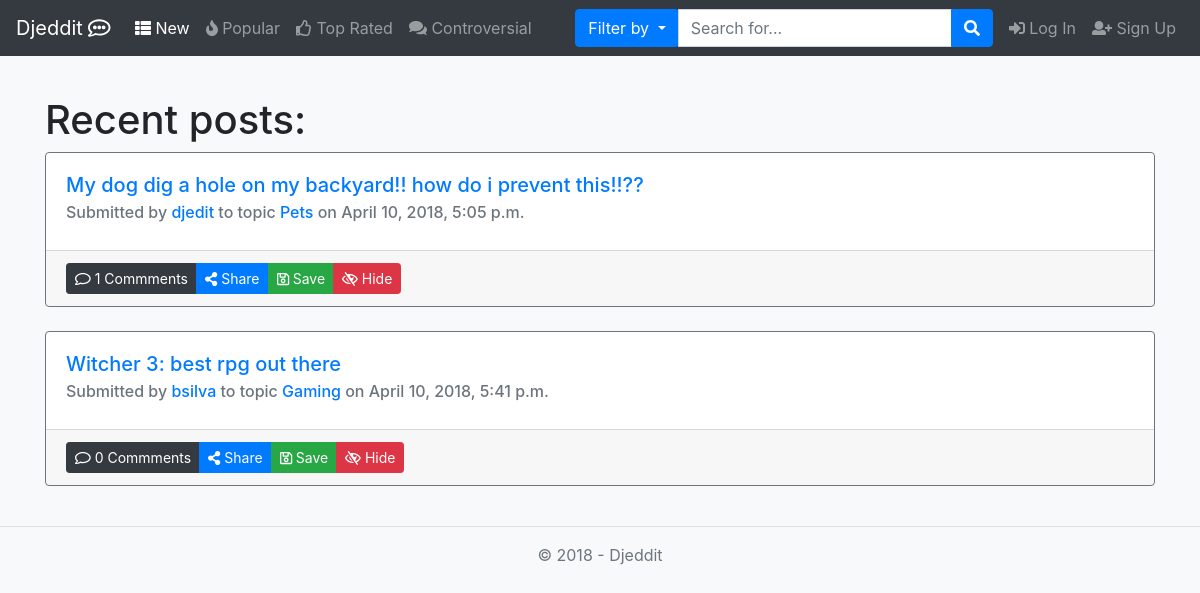
The app's page /, older data.
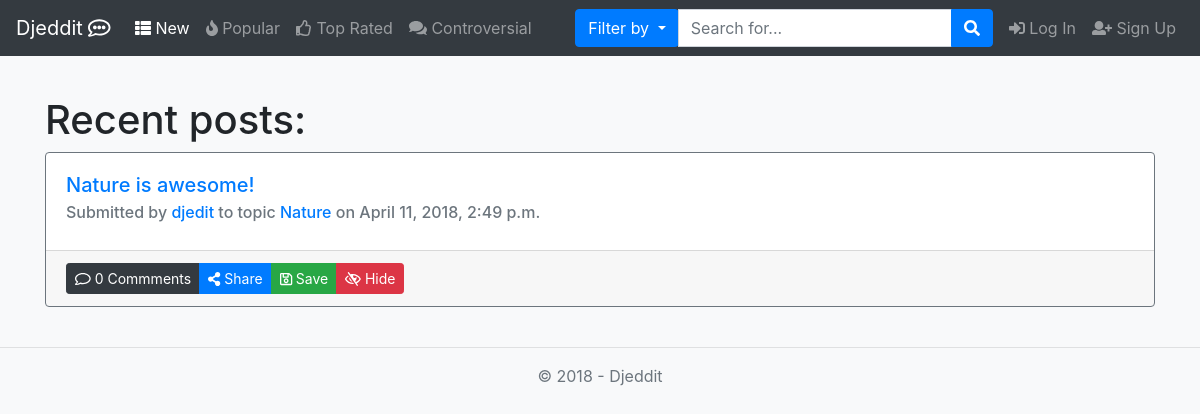
The same page, newer data.
### app/models.py (models this page shows, shortened)
class Post(models.Model):
    topic = models.ForeignKey(Topic, on_delete=models.CASCADE)
    title = models.CharField(max_length=120, blank=False)  # campo obrigatório
    content = models.CharField(max_length=100000, blank=False)
    clicks = models.IntegerField(blank=False, default=0)
    userUpVotesPost = models.ManyToManyField(Profile, related_name='post_user_up', blank=True)
    userDownVotesPost = models.ManyToManyField(Profile, related_name='post_user_down', blank=True)
    date = models.DateTimeField(auto_now=True)
    userOP = models.ForeignKey(User, on_delete=models.CASCADE)
    nComments = models.IntegerField(default=0, validators=[MinValueValidator(0)])

class Topic(models.Model):
    name = models.CharField(max_length=80, blank=False, primary_key=True)
    rules = models.CharField(max_length=500)
    description = models.CharField(max_length=300, blank=False)
    userCreator = models.ForeignKey(User, on_delete=models.CASCADE)
    nSubscribers = models.IntegerField(default=0, validators=[MinValueValidator(0)])
    creation_date = models.DateField(blank=False, default=datetime.now)

### app/views.py (the view)
# urls.py: path('', views.mainPage, name="home"),
def mainPage(request):
    tparams = {
        "posts": Post.objects.order_by("date"),
        'year': datetime.now().year,
        "nbar": "new"
    }
    return render(request, "home.html", tparams)

### templates/home.html (shortened to what this page needs)
{% extends 'layout.html' %}
{% block content %}
    <h1>Recent posts:</h1>
    {% for p in posts %}
        {% include "post_preview.html" with post=p%}
        <br>
    {% endfor %}
{% endblock %}

### templates/layout.html (shortened to what this page needs)
﻿<!DOCTYPE HTML>
<html lang="en">
    <head>
        {% load staticfiles %}
        <link rel="stylesheet" type="text/css" href="{% static 'content/bootstrap.min.css' %}"/>
        <link rel="stylesheet" type="text/css" href="{% static 'content/site.css' %}"/>
        <link rel="stylesheet" type="text/css" href="{% static 'content/bootstrap-notifications.css' %}"/>
    </head>
    <body class="fixed-nav sticky-footer bg-light">
        <nav class="navbar navbar-expand-xl fixed-top navbar-dark bg-dark">
            <a class="navbar-brand" href="{% url 'home' %}">Djeddit <i class="far fa-comment-alt"></i></a>
            <div class="collapse navbar-collapse" id="navbarCollapse">
                <ul class="navbar-nav mr-auto">
                    <li class="nav-item {% if nbar == 'new' %}active{% endif %}">
                        <a class="nav-link" href="{% url 'new' %}"><i class="fas fa-th-list"></i> New</a>
                    </li>
                    <li class="nav-item {% if nbar == 'popular' %}active{% endif %}">
                        <a class="nav-link" href="{% url 'popular' %}"><i class="fas fa-fire"></i> Popular</a>
                    </li>
                    <li class="nav-item {% if nbar == 'top_rated' %}active{% endif %}">
                        <a class="nav-link" href="{% url 'top_rated' %}"><i class="far fa-thumbs-up"></i> Top Rated</a>
                    </li>
                    <li class="nav-item {% if nbar == 'controversial' %}active{% endif %}">
                        <a class="nav-link" href="{% url 'controversial' %}"><i class="fas fa-comments"></i> Controversial</a>
                    </li>
                </ul>
                <ul class="nav navbar-nav">
                    <li class="form-inline my-2 my-lg-0 mr-lg-2">
                        <div class="input-group">
                            <div class="input-group-btn search-panel">
                                <button type="button" class="btn btn-primary dropdown-toggle" data-toggle="dropdown">
                                    <span id="search_concept">Filter by</span>
                                </button>
                            </div>
                            <input id="searchQuery" class="form-control input-group-append" type="text"
                                   placeholder="Search for..." value="{{ request.GET.q }}">
                            <span class="input-group-append">
                                      <button id="navbarSearchButton" class="btn btn-primary" type="button">
                                          <i class="fa fa-search"></i>
                                      </button>
                                  </span>
                        </div>
                    </li>
                    {% include 'loginpartial.html' %}
                </ul>
            </div>
        </nav>
        <main role="main">
            <div class="container body-content">
                {% block content %} {% endblock %}
            </div>
        </main>
        <footer style=":sticky-footer">
            <hr/>
            <div class="container">
                <p class="text-muted" align="center">&copy; {{ year }} - Djeddit </p>
            </div>
        </footer>
    </body>
</html>

### templates/loginpartial.html
{% if user.is_authenticated %}
    <li class="nav-item dropdown">
        <a class="nav-link dropdown-toggle mr-lg-2" id="alertsDropdown" href="#" data-toggle="dropdown"
           aria-haspopup="true" aria-expanded="false">
            Notifications <i class="fa fa-fw fa-bell"></i>
            <span class="d-lg-none">Alerts
              <span class="badge badge-pill badge-warning">6 New</span>
            </span>
        </a>
        <ul class="dropdown-menu dropdown-alerts">
            <li>
                <a href="#" class="dropdown-item">
                    <div>
                        <i class="fa fa-comment fa-fw"></i> New Comment
                        <span class="pull-right text-muted small">4 minutes ago</span>
                    </div>
                </a>
            </li>
            <li class="dropdown-divider"></li>
            <li>
                <a href="#" class="dropdown-item">
                    <div>
                        <i class="fa fa-twitter fa-fw"></i> 3 New Followers
                        <span class="pull-right text-muted small">12 minutes ago</span>
                    </div>
                </a>
            </li>
            <li class="dropdown-divider"></li>
            <a href="#" class="dropdown-item">
                <div>
                    <i class="fa fa-envelope fa-fw"></i> Message Sent
                    <span class="pull-right text-muted small">4 minutes ago</span>
                </div>
            </a>
            <li class="dropdown-divider"></li>
            <a class="text-center text-muted dropdown-item" href="{% url 'notifications' %}">
                <strong>View All</strong>
                <i class="fa fa-angle-right"></i>
            </a>
        </ul>
    </li>
    <li class="nav-item">
        <a class="nav-link" href="{% url 'user' username=user.username %}">
            <i class="far fa-user"></i> {{ user.username }}
        </a>
    </li>
    <li class="nav-item">
        <a class="nav-link" href="#signIn" data-toggle="modal" data-target="#logoutModal">
            <i class="fas fa-sign-out-alt"></i>Logout
        </a>
    </li>
{% else %}
    <a class="nav-link" href="#signIn" data-toggle="modal" data-target="#loginModal">
        <i class="fas fa-sign-in-alt"></i> Log In
    </a>
    <a class="nav-link" href="#signUp" data-toggle="modal" data-target="#signupModal">
        <i class="fas fa-user-plus"></i> Sign Up
    </a>
{% endif %}

### templates/post_preview.html (shortened to what this page needs)
<div class="card border-secondary">
    <div class="card-body">
        <h5 class="card-title"><a href="{% url "post" topicName=post.topic.name postID=post.id %}">{{ post.title }}</a> </h5>
        <h6 class="card-subtitle mb-2 text-muted">Submitted by <a href="#">{{ post.userOP.username }}<a/>
            to topic <a href="{% url "topic"  topicName=post.topic.name %}"> {{ post.topic.name }} <a/> on {{ post.date }}</h6>
    </div>
    <div class="card-footer">
        <div class="btn-group" role="group" aria-label="Action Buttons">
            <button href="#" class="btn btn-sm btn-dark"><i class="far fa-comment"></i> {{ post.nComments }} Commments
            </button>
            <button class="btn btn-sm btn-primary" type="button" data-toggle="collapse" data-target="#coll{{ post.id }}"
                    aria-expanded="false" aria-controls="collapseExample">
                <i class="fas fa-share-alt"></i> Share
            </button>
            <button href="#" class="btn btn-sm btn-success"><i class="far fa-save"></i> Save</button>
            <button href="#" class="btn btn-sm btn-danger"><i class="far fa-eye-slash"></i> Hide</button>
        </div>
    </div>
</div>

### app/static/content/site.css (style rules this page uses)
.body-content { padding-left: 15px; padding-right: 15px; }
input, select, textarea { max-width: 280px; }

Row changes from the older to the newer data that the page shows:
removed Post: title "Witcher 3: best rpg out there", userOP.username "bsilva", topic.name "Gaming", date "April 10, 2018, 5:41 p.m.", nComments "0"
changed Post "djedit": title "My dog dig a hole on my backyard!! how do i prevent this!!??" → "Nature is awesome!"; topic.name "Pets" → "Nature"; date "April 10, 2018, 5:05 p.m." → "April 11, 2018, 2:49 p.m."; nComments "1" → "0"
